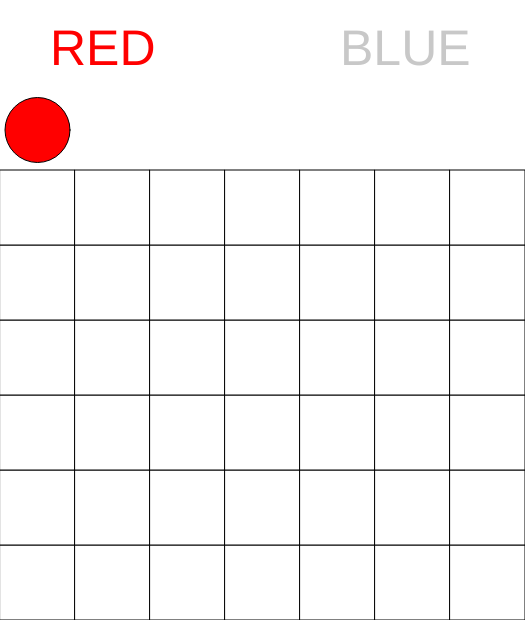
Frame 1 (no input)
Frame 60 (no input): identical to frame 1, image omitted
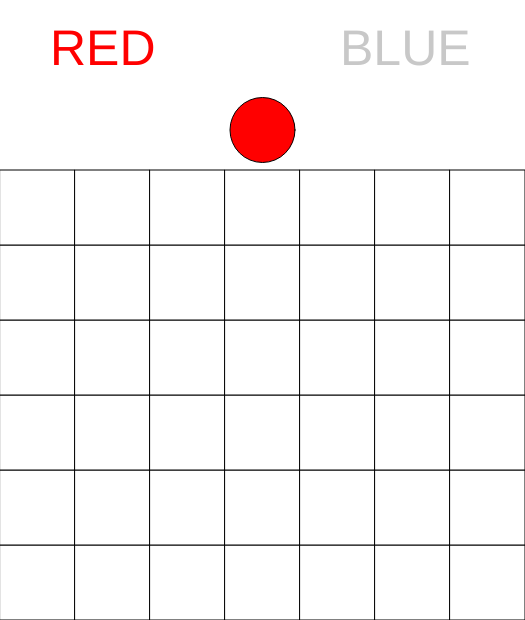
Frame 120 (the mouse pressed at the canvas centre since frame 60)

The p5.js sketch that drew these frames (run headless with seeded random() and noise() and a simulated clock; from frame 60 on, the mouse is pressed at the canvas centre):

// p5.js sketch
// ── sketch.js
let HEIGHT = 620;
let WIDTH = 525;
let thickness = 75;
let ROWS = 6;
let COLUMNS = 7;
let board = [];
let turn = "red";
let isGameOver = false;

function setup(){
    createCanvas(WIDTH,HEIGHT);
    for (i = 0; i < COLUMNS; i++){
        board.push([]);
    }
}

function draw(){
    drawBoard();
    drawPieces();
    drawText();
    drawInteractivePiece();
}

function mouseReleased(){
    playerChoice = floor(mouseX/thickness)
    if (board[playerChoice].length < ROWS){  // checks whether the column is filled
        makeMove(playerChoice);
        // aiChoice = randomChoice(board); // choose the algorithm here
        // makeMove(aiChoice);
        evaluateBoard(board);
    }
}

function makeMove(x){
    if (!isGameOver){
        addPiece(turn, x);
        if (checkBoard()){
            isGameOver = true
        } else{
            turn = turn === "red" ? "blue" : "red";
        }
    }
}


function addPiece(side, column){
    if (column < COLUMNS && board[column].length < ROWS){
        board[column].push(side);
        return true;
    }
    else{
        return false;
    }
}

function checkBoard(){
    for (let column = 0; column < board.length; column++){
        for (let piece = 0; piece < board[column].length; piece++){
            if (checkPiece(column, piece)){
                return(board[column][piece]);
            }
        }
    }
    return false;
}

function checkPiece(x, y){
    let possible = []
    if (x <= COLUMNS - 4){
        possible = [true, true, true];
        for (let i = 1; i <= 3; i++){
            if (board[x + i][y] !== board[x][y] && possible[0]){
                possible[0] = false;
            }
            if (board[x + i][y + i] !== board[x][y] && possible[1]){
                possible[1] = false;
            }
            if (board[x + i][y - i] !== board[x][y] && possible[2]){
                possible[2] = false;
            }
        }
    }
    if (!possible.includes(true)){
        if (y <= ROWS -4){
            out = true;
            for (let i = 1; i <= 3; i++){
                if (board[x][y + i] !== board[x][y] && out){
                    out = false
                }
            }
            return out ? board[x][y] : out;
        } else {
            return false
        }
    } else{
        return board[x][y];
    }
}

function drawBoard(){
    background(255, 255, 255);
    rectMode(CORNERS);
    for (let i = 0; i < ROWS; i++){
        for (let j = 0; j < COLUMNS; j++){
            fill(255, 255, 255);
            rect(thickness * j,HEIGHT - i * thickness, thickness * (j + 1), HEIGHT - (i + 1) * thickness);
        }
    }
}

function drawPieces(){
    for (let column = 0; column < board.length; column++){
        for (let piece = 0; piece < board[column].length; piece++){
            if (board[column][piece] === "red"){
                fill(255, 0, 0);
            } else {
                fill(0, 0, 255);
            }
            circle((column + 0.5) * thickness, HEIGHT - (piece + 0.5) * thickness, thickness - 10);
        }
    }
}

function drawText(){
    if (turn === "red"){
        textSize(50);
        fill(200,200,200);
        text("BLUE", 340, 65);
        fill(255, 0, 0);
        textSize(50);
        text("RED", 50, 65);
        if (isGameOver){
            textSize(50)
            text("RED WINS", WIDTH/2-130, 150)

        }
    } else if (turn === "blue"){
        fill(200,200,200);
        textSize(50);
        text("RED", 50, 65);
        fill(0, 0, 255);
        text("BLUE", 340, 65);
        if (isGameOver){
            textSize(50)
            text("BLUE WINS", WIDTH/2-130, 150)
        }
    }
}

function drawInteractivePiece(){
    if (!isGameOver){
        if (turn == "red"){
            fill(255, 0, 0);
        } else {
            fill(0, 0, 255);
        }
        if (mouseX < WIDTH && mouseY < HEIGHT){
            circle(floor(mouseX / thickness) * thickness + thickness / 2, 130, thickness - 10 )
        }
    }
}
// ── ai.js
function randomChoice(board){
    let available = []
    for (i = 0; i < COLUMNS; i++){
        if (board[i].length < 6){
            available.push(i);
        }
    }
    return random(available);
    // return 5;
}

function evaluateBoard(board){
    let out = 0;
    for (let column = 0; column < board.length; column++){
        for (let piece = 0; piece < board[column].length; piece++){
            out += evaluatePiece(board, column, piece, turn);
        }
    }
    console.log(out)
    return out;
}


function evaluatePiece(board, x, y , nextMove){
    let color = board[x][y] == "red" ? 1 : -1;
    let oneMultiplier = 1;
    let twoMultiplier = 2;
    let threeMultiplier = 5;
    let winMultiplier = 10000
    let possible = [1, 1, 1, 1, 1, 1, 1];
    let underneath = [false, false, false, false, false, false, false]
    if (x <= COLUMNS - 4){
        for (let i = 1; i <= 3; i++){
            if (directionalCheck(board, x, y, possible, x + i, y, 0)){
                underneath[0] = true;
            }

            if (directionalCheck(board, x, y, possible, x + i, y + i, 1)){
                underneath[1] = true;
            }

            if (directionalCheck(board, x, y, possible, x + i, y - i, 2)){
                underneath[2] = true;
            }
        }
    } else {
        possible = [0, 0, 0, 1, 1, 1, 1];
    }

    if (y <= ROWS - 4){
        for (let i = 1; i <= 3; i++){
            if (directionalCheck(board, x, y, possible, x, y + i, 3)){
                underneath[3] = true;
            }
        }
    } else {
        possible[3] = 0;
    }

    if (x >=3){
        for (let i = 1; i <= 3; i++){
            if (directionalCheck(board, x, y, possible, x - i, y, 4)){
                underneath[4] = true;
            }
            if (directionalCheck(board, x, y, possible, x - i, y + i, 5)){
                underneath[5] = true;
            }
            if (directionalCheck(board, x, y, possible, x - i, y - i, 6)){
                underneath[6] = true;
            }
        }
    } else {
        for (let i =4; i <= 6; i++){
            possible[i] = 0
        }
    }

    let out = 0;
    for (let number of possible){
        if (number === 1){
            out += oneMultiplier * color;
        } else if (number === 2){
            out += twoMultiplier * color;
        } else if (number === 3){
            if (underneath && board[x][y] == nextMove){
                out += winMultiplier * color
            } else {
                out += threeMultiplier * color;
            }
        } else if (number === 4){
            out += 10000 * color
        }
    }
    return out
}



function directionalCheck(board, x, y, possible, dx, dy, checkNo){
    if (possible[checkNo]){
        if (!board[dx][dy] && !outside(dx, dy)){
            return board[dx].length === dy;
        } else if (board[dx][dy] !== board[x][y] || outside(dx, dy)){
            possible[checkNo] = 0
        } else {
            possible[checkNo]++
        }
    }
}


function outside(x, y){
    let evalX = x < 0 || x >= COLUMNS;
    let evalY = y < 0 || y >= ROWS;
    return evalX || evalY
}
